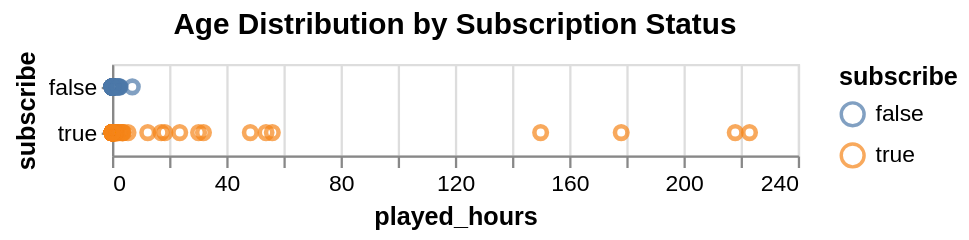

The code cell stored with this chart in its notebook:
### Markdown cell above
We can see that Agender, other and female has relative high subscription rate.

Here is the subscription distribution on play hours.

### Code cell
alt.Chart(players).mark_point().encode(
    y='subscribe:N',
    x='played_hours:Q',
    color='subscribe:N'
).properties(title='Age Distribution by Subscription Status')

### Figure 1 — Vega-Lite specification as saved in the notebook (floating-point values rounded to 4 significant figures; data arrays with more than 128 entries replaced by an {"elided": "..."} marker saying what was removed)
{"config": {"view": {"continuousWidth": 300, "continuousHeight": 300}}, "data": {"name": "data-094ab745fb9f06385dd7feabadc0ec26"}, "mark": {"type": "point"}, "encoding": {"color": {"field": "subscribe", "type": "nominal"}, "x": {"field": "played_hours", "type": "quantitative"}, "y": {"field": "subscribe", "type": "nominal"}}, "title": "Age Distribution by Subscription Status", "$schema": "https://vega.github.io/schema/vega-lite/v5.20.1.json", "datasets": {"data-094ab745fb9f06385dd7feabadc0ec26": {"elided": "196 records"}}}
